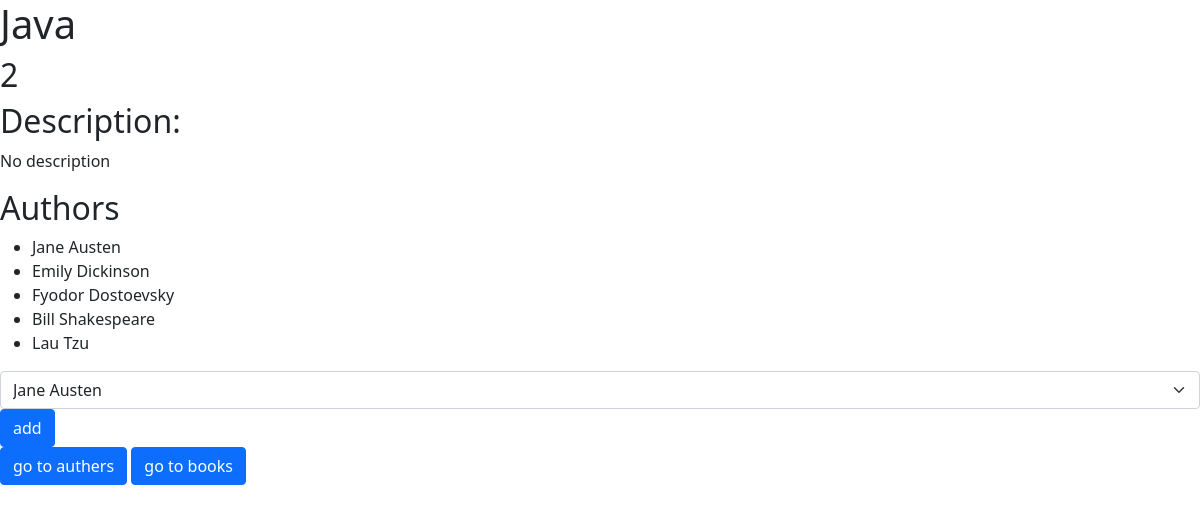
The page /books/2 on the database its author committed.
### books_authers_app/models.py (models this page shows)
class Book(models.Model):
    title = models.CharField(max_length=255)
    desc = models.TextField(default='No description')
    created_at = models.DateTimeField(auto_now_add=True)
    updated_at = models.DateTimeField(auto_now=True)

class Auther(models.Model):
    first_name = models.CharField(max_length=45)
    last_name = models.CharField(max_length=45)
    notes = models.TextField(default="no notes yet")
    books = models.ManyToManyField(Book,related_name="authers")
    created_at = models.DateTimeField(auto_now_add=True)
    updated_at = models.DateTimeField(auto_now=True)

### books_authers_app/views.py (the view)
# urls.py: path('books/<int:id>', views.view_book),
def view_book(request, id):
    context = {
        "book": Book.objects.get(id = id),
        "authers":Book.objects.get(id = id).authers.all(),
        "all_the_authers": Auther.objects.all()
    }
    return render(request, "books.html", context)

### books_authers_app/templates/books.html (shortened to what this page needs)
<!DOCTYPE html>
<html lang="en">
<head>
    <link href="https://cdn.jsdelivr.net/npm/bootstrap@5.0.2/dist/css/bootstrap.min.css" rel="stylesheet"
>
    {% load static %}
    <link rel="stylesheet" href="{% static 'css/style.css' %}">
</head>
<body>
    <h1>{{book.title}}</h1>
    <h2>{{book.id}}</h2>
    <div class="desc">
        <h2>Description:</h2>
        <p>{{book.desc}}</p>
    </div>
    <div class="authers">
        <h2>Authors</h2>
        <ul>
        {% for auther in authers %}
                <li>{{auther.first_name}} {{auther.last_name}}</li>
                {% endfor %}
            </ul>
    </div>
    <form action="/add_auther_to_book" method="post">
        <select name="auther_id" id="add_auther" class="form-select">
            {% for auther in all_the_authers %}
                <option value="{{auther.id}}">{{auther.first_name}} {{auther.last_name}}</option>
            {% endfor %}
        </select>
        <input type="submit" value="add" class="btn btn-primary">
    </form>
    <a href="/authers" class="btn btn-primary">go to authers</a>
    <a href="/" class="btn btn-primary">go to books</a>
</body>
</html>

### rows shown on the page
Book: id "2", desc "No description"
Auther: first_name "Jane", last_name "Austen"
Auther: first_name "Emily", last_name "Dickinson"
Auther: first_name "Fyodor", last_name "Dostoevsky"
Auther: first_name "Bill", last_name "Shakespeare"
Auther: first_name "Lau", last_name "Tzu"

### other values the page prints
form field auther_id "Jane Austen"
